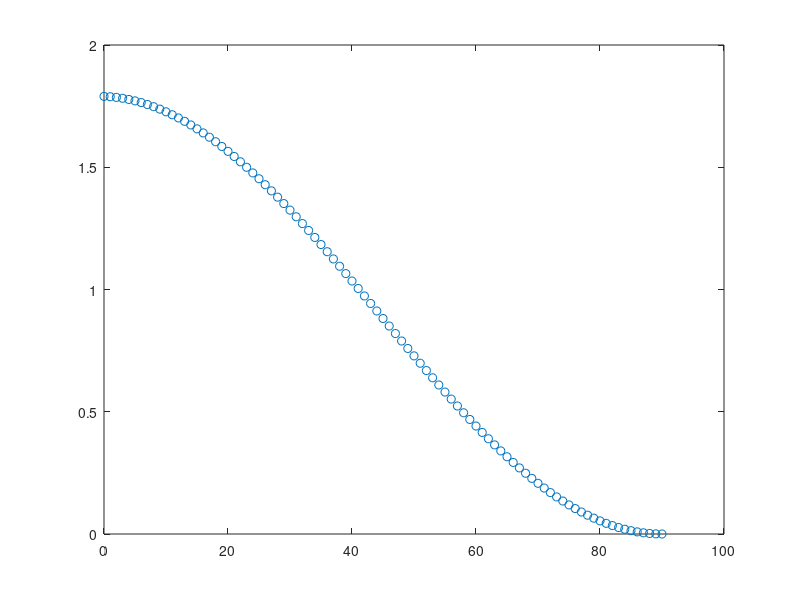
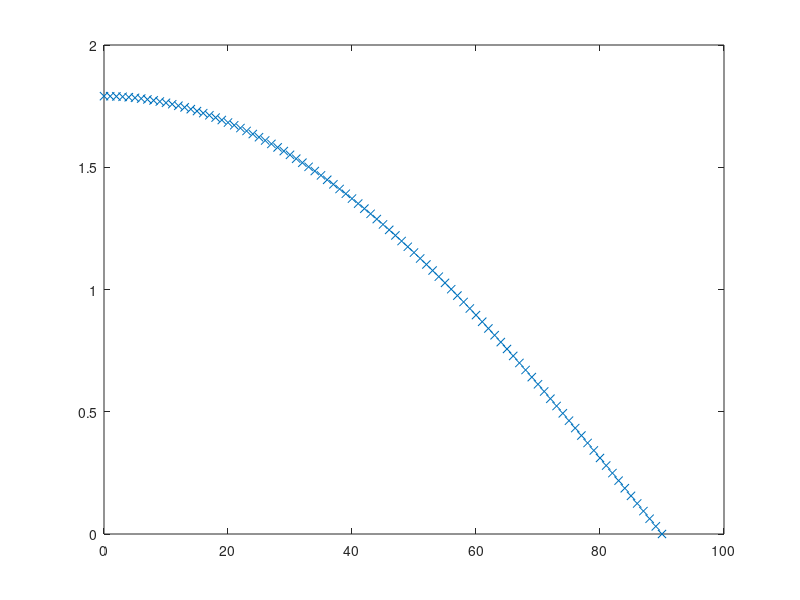
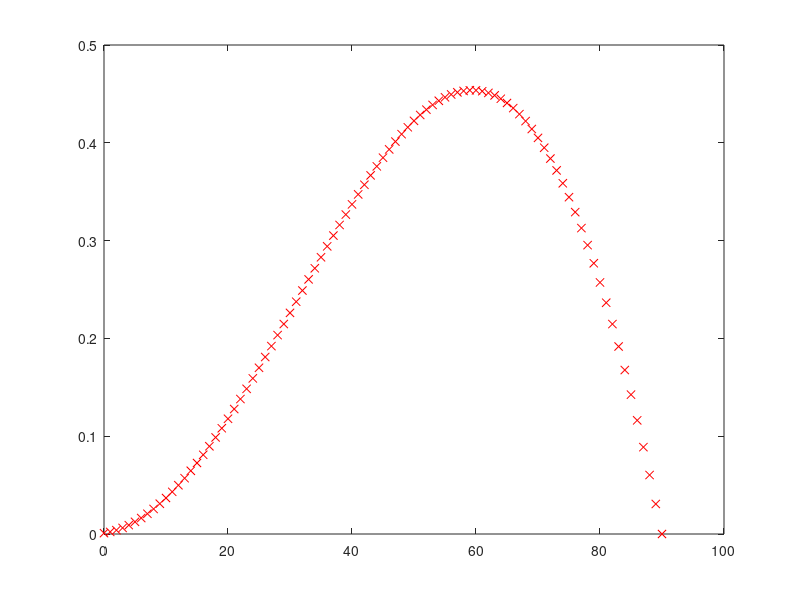

The MATLAB script that drew these images, in order:
Sel = [0:90];
d2r = pi./180;
h = .25; 
R = 8;

val = atand(tand(Sel) + .25./8);

figure; plot(Sel, val-Sel ,'o')
%-- 6/19/2022 9:39 PM --%
atand(.25 / 8.0)

gamma = Sel + asind(sind(90-Sel).*h./R);

figure; plot(Sel, gamma-Sel,'x')

figure; plot(Sel, gamma-val,'rx')
